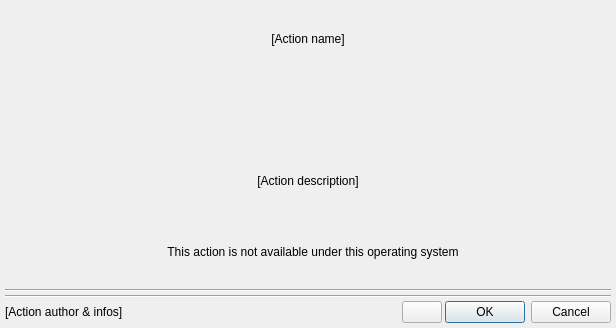
<?xml version="1.0" encoding="UTF-8"?>
<ui version="4.0">
 <class>ActionDialog</class>
 <widget class="QDialog" name="ActionDialog">
  <property name="geometry">
   <rect>
    <x>0</x>
    <y>0</y>
    <width>616</width>
    <height>328</height>
   </rect>
  </property>
  <property name="windowTitle">
   <string>Edit action</string>
  </property>
  <layout class="QVBoxLayout" name="verticalLayout" stretch="0,0,0,0,0,1,0,0">
   <property name="spacing">
    <number>3</number>
   </property>
   <property name="leftMargin">
    <number>5</number>
   </property>
   <property name="topMargin">
    <number>5</number>
   </property>
   <property name="rightMargin">
    <number>5</number>
   </property>
   <property name="bottomMargin">
    <number>5</number>
   </property>
   <item>
    <widget class="QLabel" name="actionName">
     <property name="text">
      <string notr="true">[Action name]</string>
     </property>
     <property name="alignment">
      <set>Qt::AlignCenter</set>
     </property>
    </widget>
   </item>
   <item>
    <widget class="QLabel" name="actionIcon">
     <property name="text">
      <string notr="true"/>
     </property>
     <property name="pixmap">
      <pixmap resource="gui.qrc">:/icons/warning.png</pixmap>
     </property>
     <property name="alignment">
      <set>Qt::AlignCenter</set>
     </property>
    </widget>
   </item>
   <item>
    <widget class="QLabel" name="actionDescription">
     <property name="text">
      <string notr="true">[Action description]</string>
     </property>
     <property name="alignment">
      <set>Qt::AlignCenter</set>
     </property>
    </widget>
   </item>
   <item>
    <layout class="QHBoxLayout" name="horizontalLayout_2">
     <item>
      <spacer name="horizontalSpacer">
       <property name="orientation">
        <enum>Qt::Horizontal</enum>
       </property>
       <property name="sizeHint" stdset="0">
        <size>
         <width>40</width>
         <height>0</height>
        </size>
       </property>
      </spacer>
     </item>
     <item>
      <widget class="QLabel" name="actionOSAvailabilityIcon">
       <property name="text">
        <string/>
       </property>
       <property name="pixmap">
        <pixmap resource="gui.qrc">:/icons/warning.png</pixmap>
       </property>
      </widget>
     </item>
     <item>
      <widget class="QLabel" name="actionOSAvailability">
       <property name="text">
        <string>This action is not available under this operating system</string>
       </property>
       <property name="alignment">
        <set>Qt::AlignCenter</set>
       </property>
      </widget>
     </item>
     <item>
      <spacer name="horizontalSpacer_2">
       <property name="orientation">
        <enum>Qt::Horizontal</enum>
       </property>
       <property name="sizeHint" stdset="0">
        <size>
         <width>40</width>
         <height>0</height>
        </size>
       </property>
      </spacer>
     </item>
    </layout>
   </item>
   <item>
    <widget class="Line" name="line">
     <property name="orientation">
      <enum>Qt::Horizontal</enum>
     </property>
    </widget>
   </item>
   <item>
    <layout class="QVBoxLayout" name="parametersLayout"/>
   </item>
   <item>
    <widget class="Line" name="line_2">
     <property name="orientation">
      <enum>Qt::Horizontal</enum>
     </property>
    </widget>
   </item>
   <item>
    <layout class="QHBoxLayout" name="horizontalLayout" stretch="1,0,0">
     <item>
      <widget class="QLabel" name="actionInfo">
       <property name="text">
        <string notr="true">[Action author &amp; infos]</string>
       </property>
       <property name="textFormat">
        <enum>Qt::RichText</enum>
       </property>
       <property name="openExternalLinks">
        <bool>true</bool>
       </property>
      </widget>
     </item>
     <item>
      <widget class="ActionTools::HelpButton" name="helpPushButton">
       <property name="toolTip">
        <string>Click to open the associated wiki page</string>
       </property>
       <property name="text">
        <string/>
       </property>
      </widget>
     </item>
     <item>
      <widget class="QDialogButtonBox" name="buttonBox">
       <property name="orientation">
        <enum>Qt::Horizontal</enum>
       </property>
       <property name="standardButtons">
        <set>QDialogButtonBox::Cancel|QDialogButtonBox::Ok</set>
       </property>
      </widget>
     </item>
    </layout>
   </item>
  </layout>
 </widget>
 <customwidgets>
  <customwidget>
   <class>ActionTools::HelpButton</class>
   <extends>QPushButton</extends>
   <header>actiontools/helpbutton.hpp</header>
  </customwidget>
 </customwidgets>
 <tabstops>
  <tabstop>helpPushButton</tabstop>
 </tabstops>
 <resources>
  <include location="gui.qrc"/>
 </resources>
 <connections>
  <connection>
   <sender>buttonBox</sender>
   <signal>accepted()</signal>
   <receiver>ActionDialog</receiver>
   <slot>accept()</slot>
   <hints>
    <hint type="sourcelabel">
     <x>609</x>
     <y>320</y>
    </hint>
    <hint type="destinationlabel">
     <x>157</x>
     <y>274</y>
    </hint>
   </hints>
  </connection>
  <connection>
   <sender>buttonBox</sender>
   <signal>rejected()</signal>
   <receiver>ActionDialog</receiver>
   <slot>reject()</slot>
   <hints>
    <hint type="sourcelabel">
     <x>609</x>
     <y>320</y>
    </hint>
    <hint type="destinationlabel">
     <x>286</x>
     <y>274</y>
    </hint>
   </hints>
  </connection>
 </connections>
</ui>
